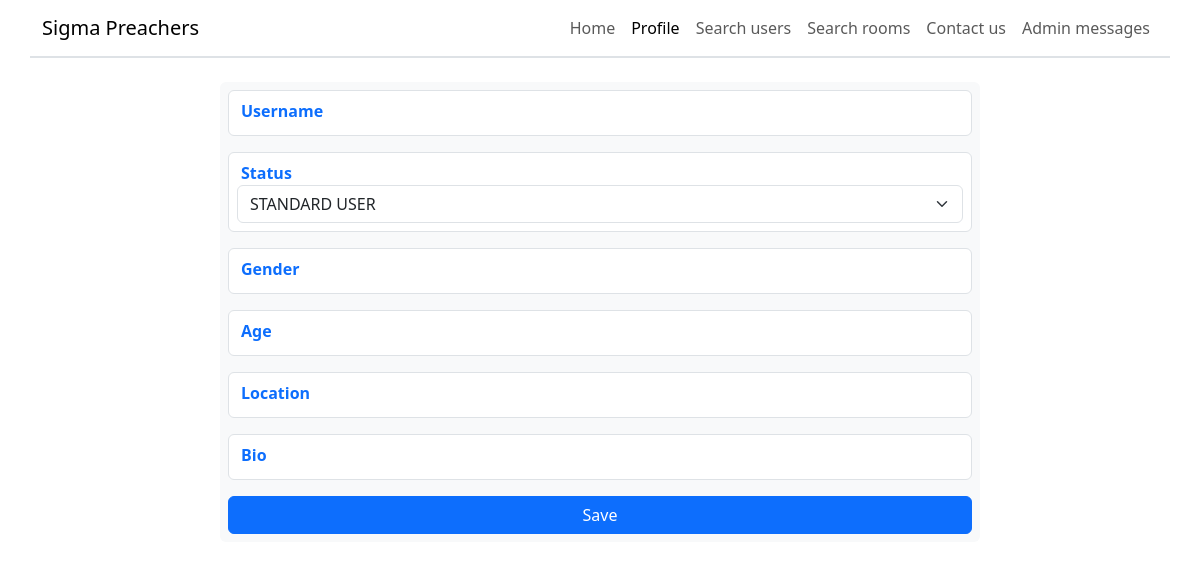
Page /promote_user/3 (signed in) on the earlier database version.
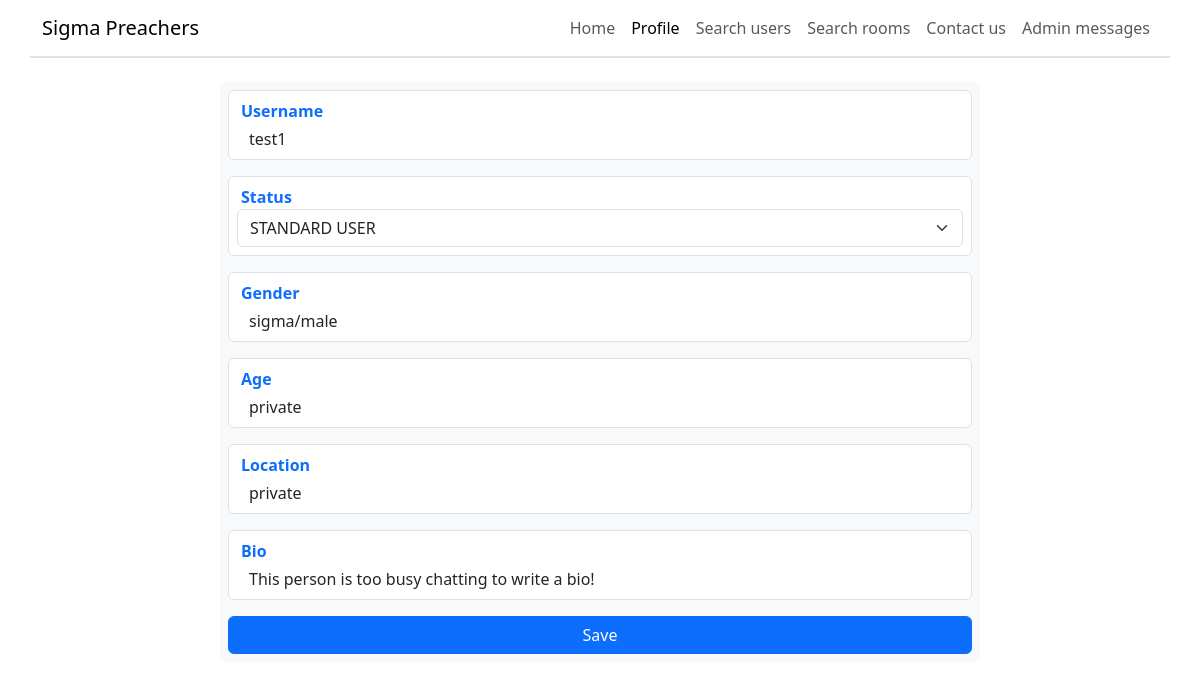
Same page on the later database version.
### project/database/create_db.py (models this page shows)
class User(UserMixin, db.Model):
    __tablename__ = "users"
    id = db.Column(db.Integer, primary_key=True, autoincrement=True)
    username = db.Column(db.String(67), unique=True, nullable=False)
    password = db.Column(db.Integer, nullable=False)  # Only store password hash
    status = db.Column(db.String(20), default="STANDARD USER", nullable=False)
    gender = db.Column(db.String(67), default="sigma/male", nullable=False)
    age = db.Column(db.Integer, default=-1, nullable=False)
    location = db.Column(db.String(67), default="private", nullable=False)
    bio = db.Column(
        db.String(255),
        default="This person is too busy chatting to write a bio!",
        nullable=False,
    )
    banned = db.Column(db.Boolean, default=False, nullable=False)
    ban_end = db.Column(db.Integer, default=int(datetime.now().timestamp()))
    colour = db.Column(db.String(255), default="Blue", nullable=False)
    email = db.Column(db.String(255))
    email_verification_code = db.Column(db.Integer)
    email_verified = db.Column(db.Boolean, nullable=False, default=False)
    room_access = db.relationship("RoomAccess", backref="user")
    admin_messages = db.relationship("AdminMessage", backref="user")
    room_message = db.relationship("RoomMessage", backref="user")

### project/routes/promote_user.py (the view)
@promote_user_bp.route("/promote_user/<int:user_id>", methods=["GET", "POST"])
@login_required
def promote_user(user_id: int):
    if current_user.status != "MASTER":
        flash("You do not have access to that page.", "warning")
        return redirect(url_for("home.home"))
    form = PromoteUserForm()
    service = PromoteUserService(user_id)
    user_data = service.get_user_object()
    if not form.validate_on_submit():
        return render_template(
            "promote_user.html", form=form, user_details=user_data
        )
    new_status = form.status.data
    service.promote_user(new_status)
    return redirect(url_for("view_profile.view_profile", id=user_id))

### project/forms/promote_user.py
class PromoteUserForm(FlaskForm):
    status = SelectField(
        "Status",
        choices=[
            ("STANDARD USER", "STANDARD USER"),
            ("ADMIN", "ADMIN"),
        ],
        validators=[DataRequired()],
    )
    submit = SubmitField("Save")

### project/database/select_db.py (called while the page is built)
    @staticmethod
    def select_user_with_id(user_id: int) -> User | None:
        found_user = User.query.filter(User.id == user_id).first()
        if found_user is None:
            return None
        if type(found_user.ban_end) == str:
            return found_user
        found_user.ban_end = datetime.fromtimestamp(
            found_user.ban_end
        ).strftime("%d/%m/%Y")
        return found_user

### project/services/promote_user.py (called while the page is built)
    def get_user_object(self) -> User | None:
        return Select.select_user_with_id(self.user_id)

### project/templates/promote_user.html (shortened to what this page needs)
{% extends "base_header.html" %}
{% block main %}
<main class="mt-4">
    <div class="row d-flex justify-content-center mb-5">
        <form action="/promote_user/{{ user_details.id }}" class="bg-light rounded p-2 mb-5 col-sm-8" method="post">
            <div class="d-flex flex-column row border py-2 mx-0 rounded mb-3" style="background-color: white;">
                <p class="text-primary fw-bold ms-0 my-0">Username</p>
                <p class="mt-1 ms-2 mb-0">{{ user_details.username }}</p>
            </div>
            <div class="d-flex flex-column row border py-2 px-2 mx-0 rounded mb-3" style="background-color: white;">
                <p class="text-primary fw-bold ms-0 my-0 ps-1">Status</p>
                {{ form.status(class="form-select") }}
            </div>
            <div class="d-flex flex-column row border py-2 mx-0 rounded mb-3" style="background-color: white;">
                <p class="text-primary fw-bold ms-0 my-0">Gender</p>
                <p class="mt-1 ms-2 mb-0">{{ user_details.gender }}</p>
            </div>
            <div class="d-flex flex-column row border py-2 mx-0 rounded mb-3" style="background-color: white;">
                <p class="text-primary fw-bold ms-0 my-0">Age</p>
                {% if user_details.age == -1 %}
                <p class="mt-1 ms-2 mb-0">private</p>
                {% else %}
                <p class="mt-1 ms-2 mb-0">{{ user_details.age }}</p>
                {% endif %}
            </div>
            <div class="d-flex flex-column row border py-2 mx-0 rounded mb-3" style="background-color: white;">
                <p class="text-primary fw-bold ms-0 my-0">Location</p>
                <p class="mt-1 ms-2 mb-0">{{ user_details.location }}</p>
            </div>
            <div class="d-flex flex-column row border py-2 mx-0 rounded mb-3" style="background-color: white;">
                <p class="text-primary fw-bold ms-0 my-0">Bio</p>
                <p class="mt-1 ms-2 mb-0 text-break">{{ user_details.bio }}</p>
            </div>
            <div style="width: 100%">
                {{ form.submit(class="btn btn-primary mx-auto px-5", style="width: 100%") }}
            </div>
        </form>
    </div>
</main>
{% endblock %}

Differences in the rows shown:
added User: username "test1", gender "sigma/male", location "private", bio "This person is too busy chatting to write a bio!"
Other differences:
text now shown: "private"
